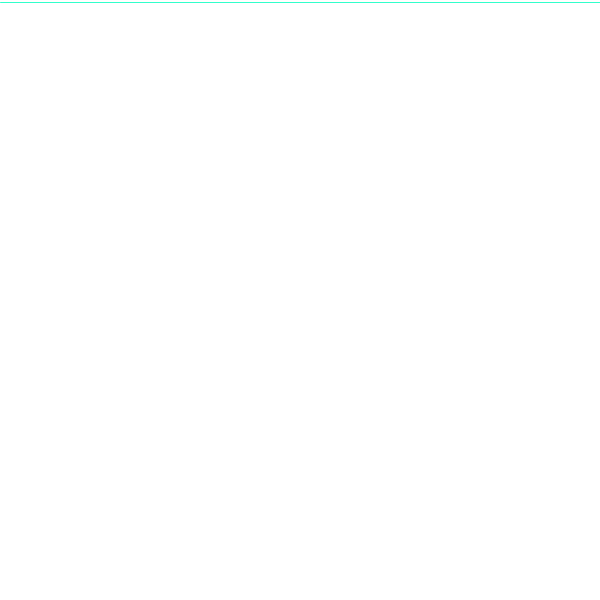
Frame 1 (no input)
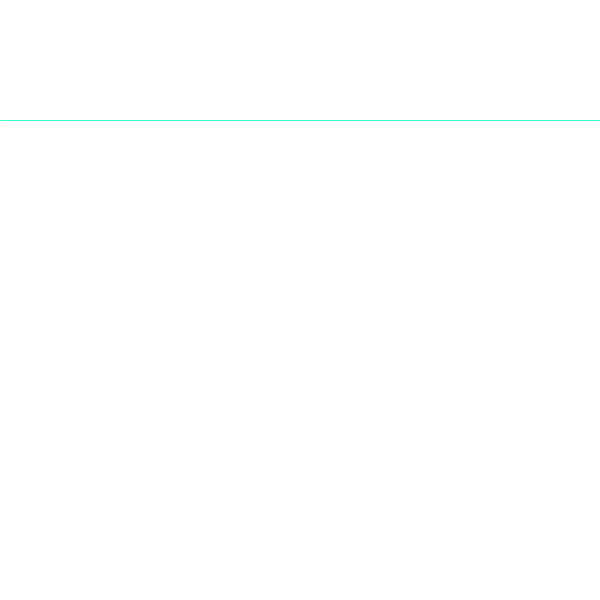
Frame 60 (the mouse pressed at the canvas centre just before this capture)
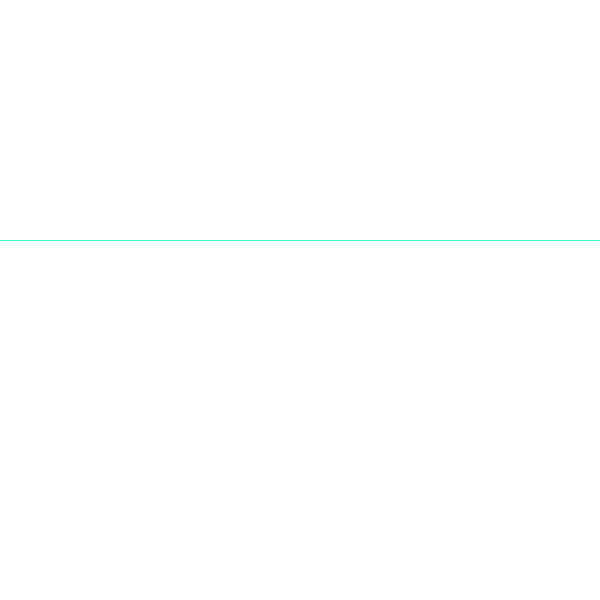
Frame 120 (the mouse held since frame 60 and released just before this capture)

The Processing sketch that drew these frames (run headless with seeded random() and noise(); from frame 60 on, the mouse is pressed at the canvas centre):

// Processing sketch: RadarAbstracto
// ── RadarAbstracto.pde
ArrayList<Linea> lineas;
ArrayList<Destello> people;
int W;
int H = 600;

Linea laLinea = new Linea();

void setup() {
  W = 600;
  //H = 600;
  size(600,600);
  frameRate(25);
  colorMode(HSB);
  lineas = new ArrayList<Linea>();
  
  lineas.add(new Linea());
  people = new ArrayList<Destello>();
}


void draw() {
  background(255);
  //fill(0, 20);
  //rect(0, 0, W, H);

  if (random(100)<=1) {
    lineas.add(new Linea());
  }

  //println(lineas.size()-1);
  for (int i = lineas.size()-1; i >= 0; i--) {
    Linea l = lineas.get(i);
    l.display();
    
    if(l.dir == 0){
     if(mouseX-2 <l.coord && mouseX+2 >l.coord){
       people.add(new Destello(int(mouseX), int(mouseY), l.c));
     } 
    } else {
      if(mouseY-2 <l.coord && mouseY+2 >l.coord){
       people.add(new Destello(int(mouseX), int(mouseY), l.c));
     }
    }
    
    if (l.dead) {
      lineas.remove(i);
    }
  }
  
  for (int i = people.size()-1; i >= 0; i--) {
    Destello p = people.get(i);
    p.display();
    if (p.dead) {
      people.remove(i);
    }
  }
  
}

void poligono(float x, float y, float radius, int npoints) {

  if (npoints == 2) {
    ellipse(x, y, radius, radius);
  } 
  else {
    polygon(x, y, radius, npoints);
  }
}

void polygon(float x, float y, float radius, int npoints) {

  float angle = TWO_PI / npoints;
  beginShape();
  for (float a = 0; a < TWO_PI; a += angle) {
    float sx = x + cos(a) * radius;
    float sy = y + sin(a) * radius;
    vertex(sx, sy);
  }
  endShape(CLOSE);
}
// ── Linea.pde
class Linea {
  int coord;
  int v;
  color c;
  int dir;
  boolean dead;

  Linea() {
    dir = int(random(2));
    v = int(random(1,5));
    coord = 0;
    c = color(random(255), random(150,250), 255);
    dead = false;
  }

  void display() {
    coord += v;
    stroke(c);
    if(dir == 0){
    line(coord, 0, coord, W);}
    else{
      line(0, coord, W, coord);
    }
    
    if(coord > W){
      dead = true;
    }
    
  }
}


// ── person.pde
class Destello {
  int x, y;
  int r;
  int form;
  boolean dead;
  color c;
  
  Destello(int x_, int y_, color c_){
    x = x_;
    y = y_;
    form = int(random(2,6));
    r = 0;
    dead = false;
    c = c_;
  }
  
  void display(){
    r++;
    noFill();
    stroke(c,255-r);
    poligono(x,y,r,form);
    
    if(r > 255){
      dead = true; 
    }
  }
  
}
